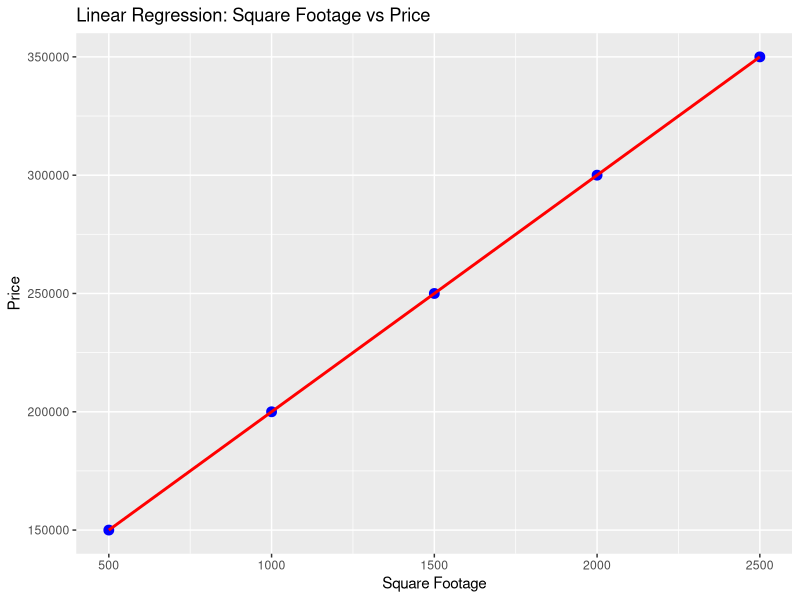

Source code (R):
install.packages("ggplot2")

# Load necessary library
library(ggplot2)

# Create a simple dataset
data <- data.frame(
  sqft = c(500, 1000, 1500, 2000, 2500),
  price = c(150000, 200000, 250000, 300000, 350000)
)

# Visualize data
ggplot(data, aes(x = sqft, y = price)) +
  geom_point(color = 'blue', size = 3) +
  geom_smooth(method = 'lm', col = 'red') +
  labs(title = "Linear Regression: Square Footage vs Price", x = "Square Footage", y = "Price")

# Build linear regression model
model <- lm(price ~ sqft, data = data)

# Model summary
summary(model)

# Predict for a new value
new_data <- data.frame(sqft = c(800))
predicted_price <- predict(model, new_data)
print(predicted_price)
